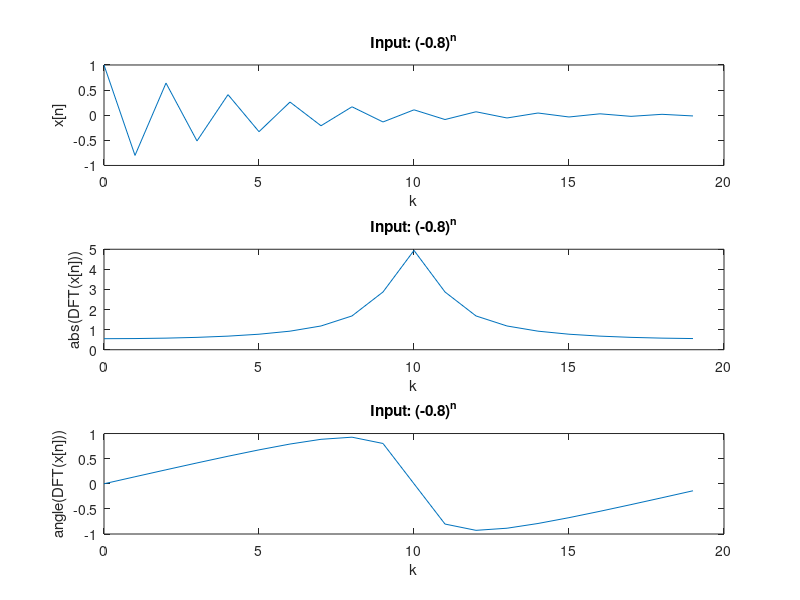

Here is the MATLAB script that generated this plot:
N = 20;
q  =0:19;

x = power(-0.8 , q);
Y = fft(x,N);
k = 0:N-1;
subplot(3,1,1);
plot(k , x);
xlabel('k');
ylabel('x[n]');
title('Input: (-0.8)^n');
subplot(3,1,2);
t = abs(Y);
plot( k , t);
xlabel('k');
ylabel('abs(DFT(x[n]))');
title('Input: (-0.8)^n');
subplot(3,1,3);
Y = angle(Y);
plot( k , Y);
xlabel('k');
ylabel('angle(DFT(x[n]))');
title('Input: (-0.8)^n');
